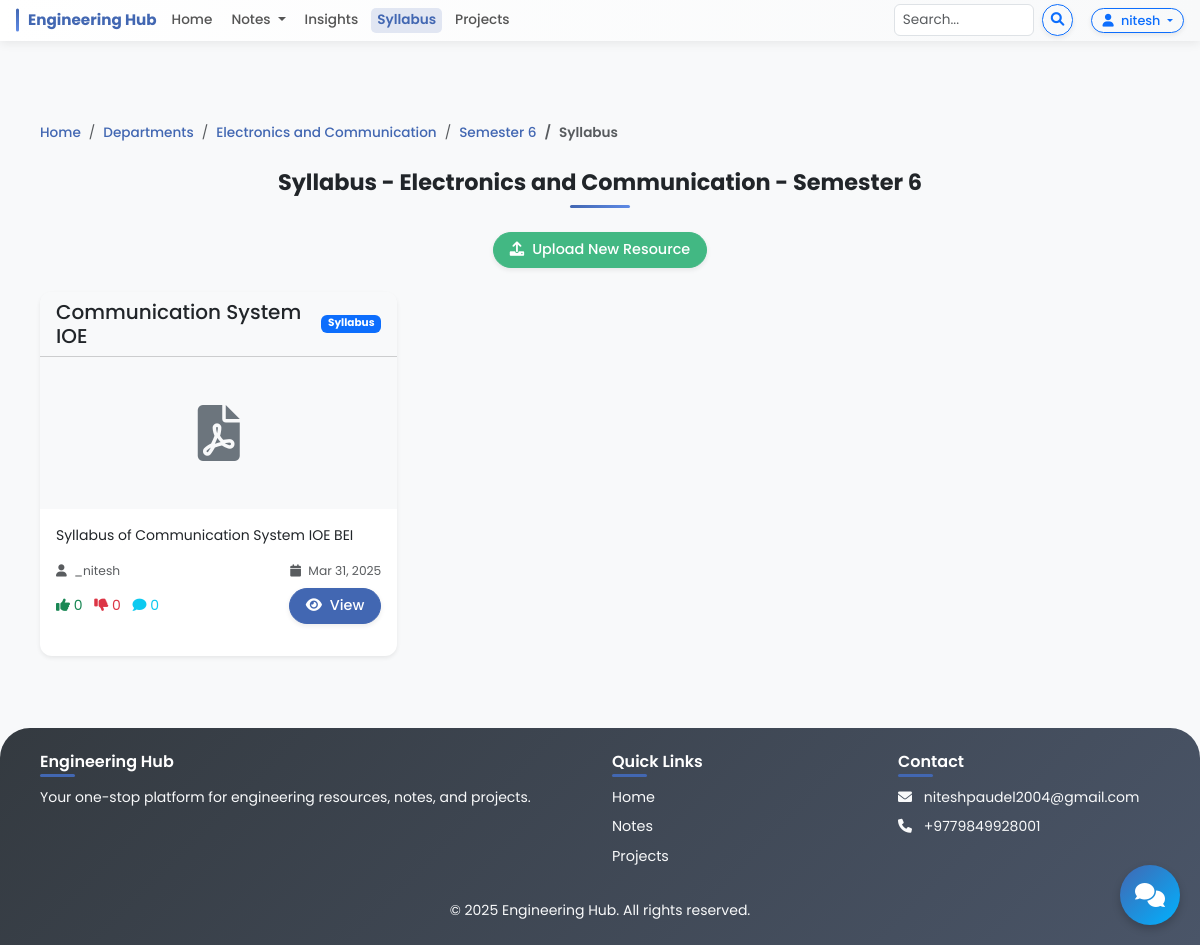
The app's page /syllabus/20/160/ (signed in) with its own data.
### notes/models.py (models this page shows, shortened)
class Department(models.Model):
    name = models.CharField(max_length=100)
    slug = models.SlugField(max_length=100, unique=True, blank=True, null=True)
    description = models.TextField(blank=True, null=True)

class Semester(models.Model):
    department = models.ForeignKey(Department, on_delete=models.CASCADE, related_name='semesters')
    number = models.PositiveIntegerField()
    class Meta:
        unique_together = ['department', 'number']
        ordering = ['department', 'number']

class Resource(models.Model):
    thumbnail = models.ImageField(upload_to='resource_thumbnails/', blank=True, null=True)
    RESOURCE_TYPES = (
        ('notes', 'Notes'),
        ('handwritten', 'Handwritten Notes'),
        ('insight', 'Insight'),
        ('syllabus', 'Syllabus'),
    )
    title = models.CharField(max_length=200)
    description = models.TextField()
    file = models.FileField(upload_to='resources', blank=True, null=True)
    direct_link = models.URLField(blank=True, null=True)
    resource_type = models.CharField(max_length=20, choices=RESOURCE_TYPES)
    department = models.ForeignKey(Department, on_delete=models.CASCADE, related_name='resources')
    semester = models.ForeignKey(Semester, on_delete=models.CASCADE, related_name='resources')
    uploader = models.ForeignKey(User, on_delete=models.CASCADE, related_name='uploaded_resources')
    uploaded_at = models.DateTimeField(auto_now_add=True)
    thumbnail = models.ImageField(upload_to='resource_thumbnails', blank=True, null=True)
    tags = models.CharField(max_length=200, blank=True, null=True)
    upvotes = models.PositiveIntegerField(default=0)
    downvotes = models.PositiveIntegerField(default=0)

### notes/views.py (the view)
# urls.py: path('syllabus/<int:department_id>/<int:semester_id>/', views.syllabus_list, name='syllabus_list'),  # Path: /syllabus/1/2/
def syllabus_list(request, department_id, semester_id):
    department = get_object_or_404(Department, id=department_id)
    semester = get_object_or_404(Semester, id=semester_id)
    resources = Resource.objects.filter(
        department=department,
        semester=semester,
        resource_type='syllabus'
    ).order_by('-uploaded_at')
    paginator = Paginator(resources, 9)  # 9 resources per page
    page = request.GET.get('page')
    resources = paginator.get_page(page)
    context = {
        'resources': resources,
        'department': department,
        'semester': semester,
        'resource_type': 'syllabus',
        'resource_name': 'Syllabus',
    }
    return render(request, 'resources/list.html', context)

### templates/resources/list.html (shortened to what this page needs)
{% extends 'base.html' %}
{% block content %}
<div class="container mt-5">
<nav aria-label="breadcrumb">
    <ol class="breadcrumb">
        <li class="breadcrumb-item"><a href="{% url 'home' %}">Home</a></li>
        <li class="breadcrumb-item"><a href="{% url 'departments' %}">Departments</a></li>
        <li class="breadcrumb-item">
            {% if resource_type == 'notes' %}
                <a href="{% url 'notes_department' department.id %}">{{ department.name }}</a>
            {% elif resource_type == 'handwritten' %}
                <a href="{% url 'handwritten_department' department.id %}">{{ department.name }}</a>
            {% elif resource_type == 'insight' %}
                <a href="{% url 'insight_department' department.id %}">{{ department.name }}</a>
            {% elif resource_type == 'syllabus' %}
                <a href="{% url 'syllabus_department' department.id %}">{{ department.name }}</a>
            {% endif %}
        </li>
        <li class="breadcrumb-item">
            {% if resource_type == 'notes' %}
                <a href="{% url 'notes_list' department.id semester.id %}">Semester {{ semester.number }}</a>
            {% elif resource_type == 'handwritten' %}
                <a href="{% url 'handwritten_list' department.id semester.id %}">Semester {{ semester.number }}</a>
            {% elif resource_type == 'insight' %}
                <a href="{% url 'insights_list' department.id semester.id %}">Semester {{ semester.number }}</a>
            {% elif resource_type == 'syllabus' %}
                <a href="{% url 'syllabus_list' department.id semester.id %}">Semester {{ semester.number }}</a>
            {% endif %}
        </li>
        <li class="breadcrumb-item active">{{ resource_name }}</li>
    </ol>
</nav>
    <h2 class="text-center mb-4">{{ resource_name }} - {{ department.name }} - Semester {{ semester.number }}</h2>
    <div class="mb-4 text-center">
        <a href="{% url 'upload_resource' %}" class="btn btn-success">
            <i class="fas fa-upload me-2"></i>Upload New Resource
        </a>
    </div>
    {% if resources %}
        <div class="row row-cols-1 row-cols-md-3 g-4">
            {% for resource in resources %}
                <div class="col">
                    <div class="card h-100 shadow-sm">
                        <div class="card-header bg-light">
                            <div class="d-flex justify-content-between align-items-center">
                                <h5 class="mb-0">{{ resource.title|truncatechars:25 }}</h5>
                                <span class="badge bg-primary">{{ resource.get_resource_type_display }}</span>
                            </div>
                        </div>
                        {% if resource.thumbnail %}
                            <img src="{{ resource.thumbnail.url }}" class="card-img-top" alt="{{ resource.title }}" style="height: 180px; object-fit: cover;">
                        {% else %}
                            <div class="text-center py-5 bg-light">
                                <i class="fas fa-file-pdf fa-4x text-secondary"></i>
                            </div>
                        {% endif %}
                        <div class="card-body">
                            <p class="card-text">{{ resource.description|truncatewords:20 }}</p>
                            <div class="d-flex justify-content-between align-items-center mb-2">
                                <small class="text-muted">
                                    <i class="fas fa-user me-1"></i> {{ resource.uploader.username }}
                                </small>
                                <small class="text-muted">
                                    <i class="fas fa-calendar me-1"></i> {{ resource.uploaded_at|date:"M d, Y" }}
                                </small>
                            </div>
                            <div class="d-flex justify-content-between align-items-center">
                                <div>
                                    <span class="text-success me-2">
                                        <i class="fas fa-thumbs-up"></i> {{ resource.upvotes }}
                                    </span>
                                    <span class="text-danger me-2">
                                        <i class="fas fa-thumbs-down"></i> {{ resource.downvotes }}
                                    </span>
                                    <span class="text-info">
                                        <i class="fas fa-comment"></i> {{ resource.comment_set.count }}
                                    </span>
                                </div>
                                <a href="{% url 'resource_detail' resource.id %}" class="btn btn-primary btn-sm">
                                    <i class="fas fa-eye me-1"></i> View
                                </a>
                            </div>
                        </div>
                    </div>
                </div>
            {% endfor %}
        </div>
    {% endif %}
</div>
{% endblock %}

### templates/base.html (shortened to what this page needs)
{% load static %}
<!DOCTYPE html>
<html lang="en">
<head>
    <link href="https://cdn.jsdelivr.net/npm/bootstrap@5.3.0/dist/css/bootstrap.min.css" rel="stylesheet">
    <link rel="stylesheet" href="https://cdnjs.cloudflare.com/ajax/libs/font-awesome/6.0.0/css/all.min.css">
    <link rel="stylesheet" href="{% static 'css/style.css' %}">
    <link rel="stylesheet" href="{% static 'chatbot/css/chatbot.css' %}">
</head>
<body>
    <nav class="navbar navbar-expand-lg navbar-light bg-light">
        <div class="container-fluid px-2 px-lg-3">
            <a class="navbar-brand" href="{% url 'home' %}">Engineering Hub</a>
            <div class="collapse navbar-collapse" id="navbarNav">
                <ul class="navbar-nav me-auto">
                    <li class="nav-item">
                        <a class="nav-link {% if request.path == '/' %}active{% endif %}" href="{% url 'home' %}">Home</a>
                    </li>
                    <li class="nav-item dropdown">
                        <a class="nav-link dropdown-toggle {% if 'notes' in request.path %}active{% endif %}" href="#"
                           role="button" data-bs-toggle="dropdown" aria-expanded="false">
                            Notes
                        </a>
                    </li>
                    <li class="nav-item">
                        <a class="nav-link {% if 'insights' in request.path %}active{% endif %}" href="{% url 'insights' %}">Insights</a>
                    </li>
                    <li class="nav-item">
                        <a class="nav-link {% if 'syllabus' in request.path %}active{% endif %}" href="{% url 'syllabus' %}">Syllabus</a>
                    </li>
                    <li class="nav-item">
                        <a class="nav-link {% if 'projects' in request.path %}active{% endif %}" href="{% url 'projects' %}">Projects</a>
                    </li>
                </ul>
                <div class="d-flex me-2 search-form">
                    <form class="d-flex" action="{% url 'search' %}" method="GET">
                        <input class="form-control me-2" type="search" placeholder="Search..." name="q"
                               aria-label="Search" value="{{ request.GET.q|default:'' }}">
                        <button class="btn btn-sm btn-outline-primary" type="submit">
                            <i class="fas fa-search"></i>
                        </button>
                    </form>
                </div>
                <div class="d-flex auth-buttons">
                    {% if user.is_authenticated %}
                        <div class="dropdown">
                            <button class="btn btn-sm btn-outline-primary dropdown-toggle" type="button"
                                    id="userDropdown" data-bs-toggle="dropdown" aria-expanded="false">
                                <i class="fas fa-user me-1"></i> {{ user.username }}
                            </button>
                        </div>
                    {% else %}
                        <a href="{% url 'login' %}" class="btn btn-sm btn-outline-primary me-2">Login</a>
                        <a href="{% url 'register' %}" class="btn btn-sm btn-outline-success">Register</a>
                    {% endif %}
                </div>
            </div>
        </div>
    </nav>
    <main class="py-4">
        {% block content %}{% endblock %}
    </main>
    <footer class="bg-dark text-light py-4 mt-5">
        <div class="container">
            <div class="row">
                <div class="col-md-6">
                    <h5>Engineering Hub</h5>
                    <p>Your one-stop platform for engineering resources, notes, and projects.</p>
                </div>
                <div class="col-md-3">
                    <h5>Quick Links</h5>
                    <ul class="list-unstyled">
                        <li><a href="{% url 'home' %}" class="text-light">Home</a></li>
                        <li><a href="{% url 'notes' %}" class="text-light">Notes</a></li>
                        <li><a href="{% url 'projects' %}" class="text-light">Projects</a></li>
                    </ul>
                </div>
                <div class="col-md-3">
                    <h5>Contact</h5>
                    <ul class="list-unstyled">
                        <li><i class="fas fa-envelope me-2"></i> niteshpaudel2004@gmail.com</li>
                        <li><i class="fas fa-phone me-2"></i> +9779849928001</li>
                    </ul>
                </div>
            </div>
            <div class="row mt-3">
                <div class="col-12 text-center">
                    <p class="mb-0">&copy; {% now "Y" %} Engineering Hub. All rights reserved.</p>
                </div>
            </div>
        </div>
    </footer>
    {% include 'chatbot/chatbot.html' %}
</body>
</html>

### static/css/style.css (style rules this page uses)
body { font-family: 'Poppins', sans-serif; background-color: #f8f9fa; min-height: 100vh; display: flex; flex-direction: column; font-size: 14px; }
main { flex: 1; opacity: 1; transition: opacity 0.5s ease; }
.navbar { box-shadow: 0 2px 10px rgba(0, 0, 0, 0.08); padding: 4px 0; background: linear-gradient(to right, #ffffff, #f8f9fa) !important; padding-left: 0; }
.navbar .container-fluid { padding-left: 5px; padding-right: 5px; }
.navbar-brand { font-weight: 700; color: #4267B2; font-size: 0.95rem; position: relative; padding-left: 12px; margin-right: 8px; }
.navbar-brand:before { content: ''; position: absolute; left: 0; top: 50%; transform: translateY(-50%); width: 3px; height: 70%; background: linear-gradient(to bottom, #4267B2, #5E8AE5); border-radius: 2px; }
.nav-link { font-weight: 500; color: #555; margin: 0 1px; transition: all 0.3s; padding: 2px 6px !important; border-radius: 5px; font-size: 0.85rem; }
.nav-link.active { font-weight: 600; color: #4267B2 !important; background-color: rgba(66, 103, 178, 0.15); }
.navbar .form-control { height: 2rem; font-size: 0.85rem; width: 160px !important; padding: 0.25rem 0.5rem; }
.navbar .btn { padding: 2px 8px; font-size: 0.85rem; }
.navbar .auth-buttons .btn { padding: 2px 10px; font-size: 0.8rem; margin-left: 5px; }
.card { border: none; border-radius: 12px; box-shadow: 0 3px 10px rgba(0,0,0,0.08); transition: transform 0.3s, box-shadow 0.3s; margin-bottom: 16px; overflow: hidden; }
.btn { border-radius: 30px; padding: 6px 16px; font-weight: 500; box-shadow: 0 2px 5px rgba(0,0,0,0.08); transition: all 0.3s ease; font-size: 0.9rem; }
.btn-primary { background-color: #4267B2; border-color: #4267B2; }
.btn-success { background-color: #42b883; border-color: #42b883; }
footer { background: linear-gradient(135deg, #343a40, #4a5568) !important; padding: 30px 0 15px; margin-top: auto; border-top-left-radius: 30px; border-top-right-radius: 30px; }
footer h5 { color: #ffffff; margin-bottom: 16px; font-weight: 600; position: relative; display: inline-block; font-size: 1rem; }
footer h5:after { content: ''; position: absolute; left: 0; bottom: -6px; width: 35px; height: 3px; background-color: #4267B2; border-radius: 3px; }
footer ul li { margin-bottom: 8px; }
footer ul li a { transition: all 0.3s; text-decoration: none; font-size: 0.9rem; }
h2 { font-weight: 700; margin-bottom: 25px; position: relative; padding-bottom: 12px; font-size: 1.4rem; }
h2.text-center:after { content: ''; position: absolute; bottom: 0; left: 50%; transform: translateX(-50%); width: 60px; height: 3px; border-radius: 2px; background: linear-gradient(to right, #4267B2, #5E8AE5); }
.breadcrumb { background-color: transparent; padding: 10px 0; font-size: 0.85rem; }
.breadcrumb-item a { color: #4267B2; font-weight: 500; text-decoration: none; }
.breadcrumb-item.active { font-weight: 600; }
.navbar-nav { display: flex; align-items: center; }
.navbar-nav .nav-item { margin-right: 5px; }
.navbar .auth-buttons { margin-left: 5px; }
.container { padding-right: 10px; padding-left: 10px; }
@media (max-width: 1200px) { .navbar .form-control { width: 140px !important; } }

### records on screen
Department: name "Electronics and Communication"
Semester: number "6"
Resource: resource_type "Syllabus", title "Communication System IOE", description "Syllabus of Communication System IOE BEI", uploader.username "_nitesh", uploaded_at "Mar 31, 2025", upvotes "0", downvotes "0", comment_set.count "0"

### other values on screen
{{ user.username }} "nitesh"
